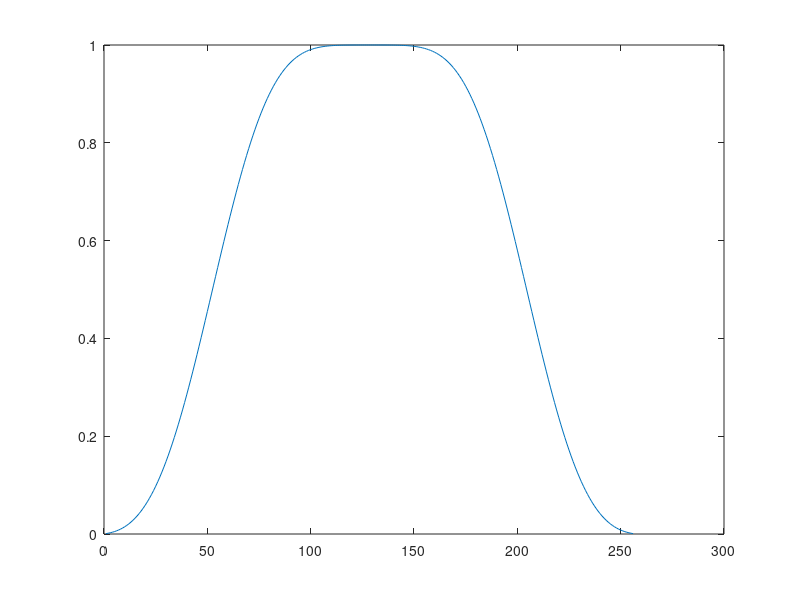

MATLAB code to generate this figure:
N= 2048;
M = N/2;
 kais = kaiser(128+1,4*pi);
        Wleft = zeros(128,1);
        Wright = zeros(128,1);
        kaisLeft_sum = sum(kais);
        for n=1:128
            Wleft(n) = sqrt( sum(kais(1:n)) / kaisLeft_sum );
            Wright(n) = sqrt( sum(kais(1: 128+1-n )) / kaisLeft_sum);
        end
        W = [Wleft ; Wright];
plot(W)